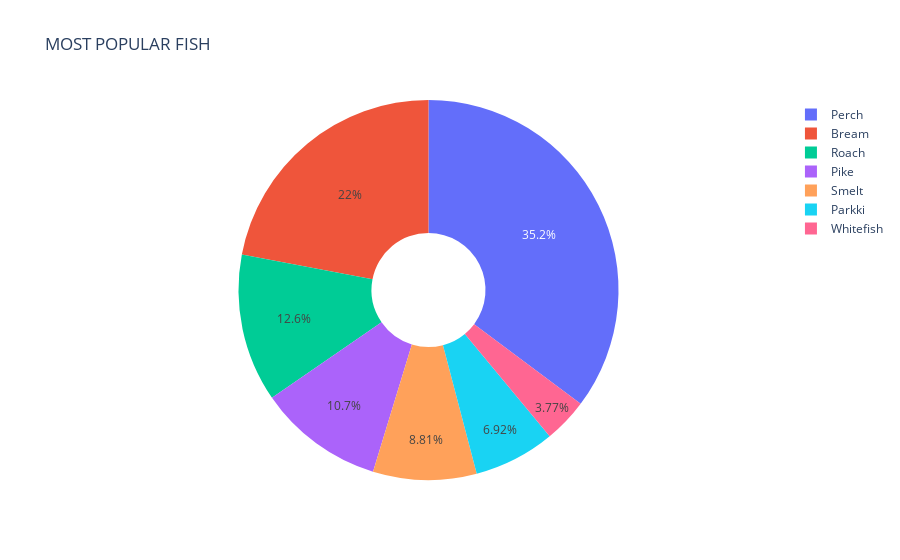

Notebook source saved alongside this figure:
### Code cell
fig = px.pie(fish_data,"Species",hole=0.3,title="MOST POPULAR FISH")
fig.show()

### Figure 1 — Plotly figure (JSON) as saved in the notebook; plotly's stock layout.template omitted (floating-point values rounded to 4 significant figures; data arrays with more than 128 entries replaced by an {"elided": "..."} marker saying what was removed)
{"data": [{"domain": {"x": [0, 1], "y": [0, 1]}, "hole": 0.3, "hovertemplate": "Species=%{label}<extra></extra>", "labels": {"elided": "159 str values"}, "legendgroup": "", "name": "", "showlegend": true, "type": "pie"}], "layout": {"legend": {"tracegroupgap": 0}, "title": {"text": "MOST POPULAR FISH"}}}
